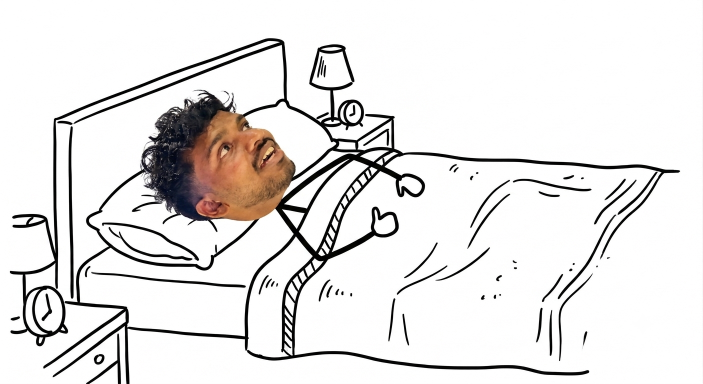
#> input picture sree.png, 1406 x 768 px (shown at 1/2 size)
$ python -i danish.py   (imports and definitions only)
#> lines starting #> are read from the running program, lines starting #| are printed output that depends on the picture; after the words box and inside, x2 and y2 are one past the last pixel; in counts of white or black regions, pixels touching at a corner belong together
import os
import sys
import math
import random
import numpy as np
import pygame
from PIL import Image

# --- BASE DIRECTORY (resolves files relative to danish.py) ---
BASE_DIR = os.path.dirname(os.path.abspath(__file__))


def asset_path(filename):
    return os.path.join(BASE_DIR, filename) if filename else ""


# --- WINDOW & GAMEPLAY SETTINGS ---
WIDTH, HEIGHT = 640, 760
FPS = 60
SPIT_SPEED = 14.0
SPIT_HIT_RADIUS = 34
SPIT_ANIM_DURATION = 0.28

# ==============================================================================
# PORTABLE ASSETS (all inside the same folder as danish.py)
# ==============================================================================
ASSETS = {
    "images": {
        "normal": asset_path("sree.png"),
        "spit": asset_path("sree.png"),
        "fallback_danish": asset_path("sree.png"),
        "mosquito": "",
        "spit_droplet": "",
        "splat": "",
        "background": "",
    },
    "sounds": {
        "spit": asset_path("odada.mp3"),
        "bite": asset_path("ayyo.mp3"),
        "buzz": "",       # Built-in realistic mosquito buzz
        "splat": "",      # Built-in cartoon splat
        "swat": "",       # Built-in swat whoosh
        "gameover": "",   # Built-in sad slide
        "combo": [],
    },
}
#> in load_image_asset, pil_img is the input picture: PIL image 1406x768 RGBA; mean R, G, B, A 230.1, 228.2, 227.2, 255

# Colors
BG_TOP = (245, 240, 225)
BG_BOTTOM = (218, 208, 184)
WHITE = (255, 255, 255)
BLACK = (25, 25, 28)
RED = (225, 55, 45)
GREEN = (55, 175, 75)
GOLD = (245, 190, 35)
SPIT_COLOR = (135, 225, 115)
SPIT_OUTLINE = (42, 115, 48)
MOSQUITO_BODY = (45, 40, 42)
WING_COLOR = (220, 240, 255, 170)


def _resample_lanczos():
    return getattr(getattr(Image, "Resampling", Image), "LANCZOS", Image.BICUBIC)


def remove_white_sticker_bg(pil_img, threshold=238):
    """Makes near-white sticker background pixels transparent and trims empty margins."""
#> called with threshold = 238
    rgba = pil_img.convert("RGBA")
    arr = np.array(rgba, dtype=np.uint8)
    r, g, b, a = arr[:, :, 0], arr[:, :, 1], arr[:, :, 2], arr[:, :, 3]
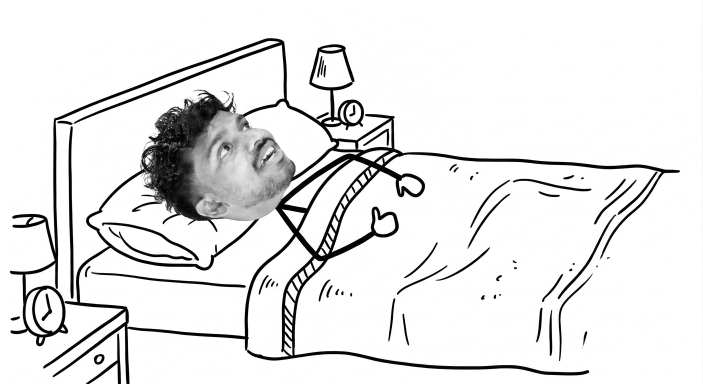
#> r: shape (768, 1406) (shown at 1/2 size); min 0, max 255, mean 230.1
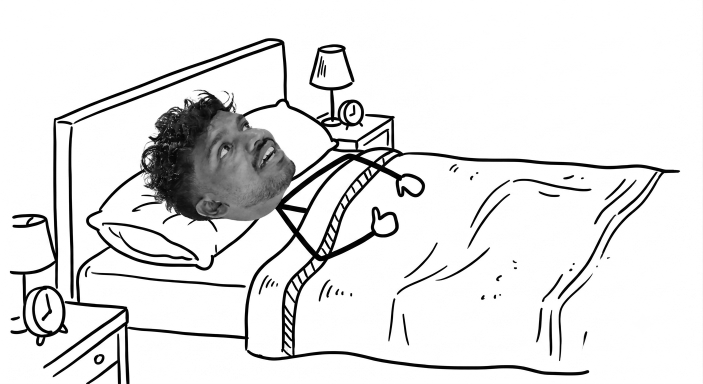
#> g: shape (768, 1406) (shown at 1/2 size); min 0, max 255, mean 228.2
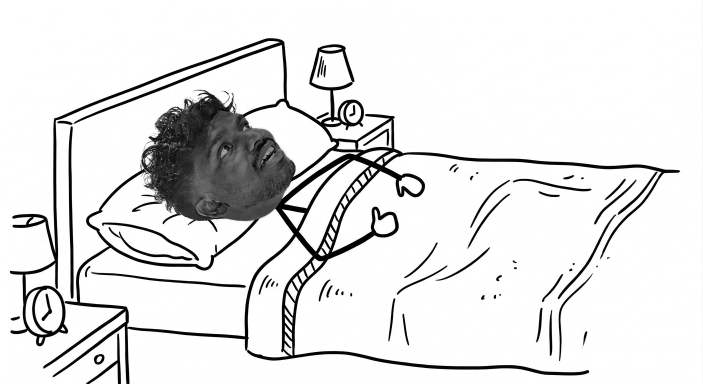
#> b: shape (768, 1406) (shown at 1/2 size); min 0, max 255, mean 227.2
#> a: shape (768, 1406); every value is 255
    near_white = (r >= threshold) & (g >= threshold) & (b >= threshold)
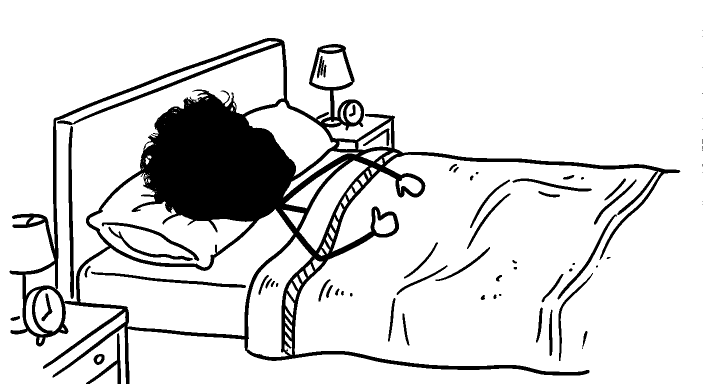
#> near_white: shape (768, 1406) bool (shown at 1/2 size); 86.6% white; 72 black regions (19 under 20 px), largest, box (x1, y1, x2, y2) and area: (19, 76, 1361, 768) 124680, (137, 252, 148, 598) 2367, (182, 543, 492, 576) 1746
    arr[:, :, 3] = np.where(near_white, 0, a)
    cleaned = Image.fromarray(arr, mode="RGBA")
    bbox = cleaned.getbbox()
#> bbox = (19, 60, 1406, 768)
    if bbox:
        cleaned = cleaned.crop(bbox)
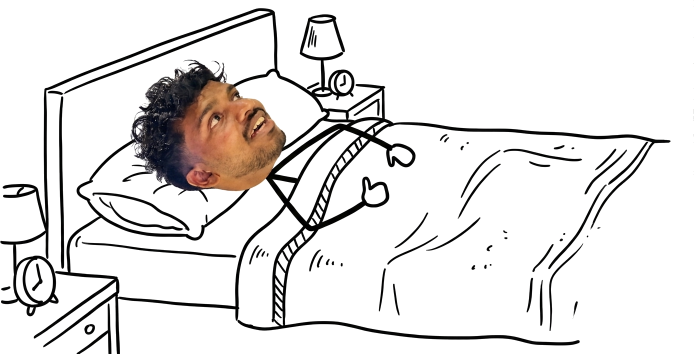
#> cleaned: PIL image 1387x708 RGBA (shown at 1/2 size); mean R, G, B, A 227.7, 225.6, 224.5, 37.7; transparent parts drawn white
    return cleaned


def load_image_asset(primary_path, fallback_path="", target_size=None, clean_white_bg=True):
    """Loads an image via Pillow if present, otherwise returns None."""
    chosen = ""
    if primary_path and os.path.exists(primary_path):
        chosen = primary_path
    elif fallback_path and os.path.exists(fallback_path):
        chosen = fallback_path

    if not chosen:
        return None

    try:
        pil_img = Image.open(chosen)
        if clean_white_bg:
            pil_img = remove_white_sticker_bg(pil_img)
        else:
            pil_img = pil_img.convert("RGBA")
        if target_size is not None:
            pil_img = pil_img.resize(target_size, _resample_lanczos())
        return pygame.image.fromstring(pil_img.tobytes(), pil_img.size, "RGBA").convert_alpha()
    except Exception as e:
        print(f"[!] Failed to load image '{chosen}' ({e}). Using fallback.")
        return None


# [5 lines left out: function make_default_danish_surface, not called in this run]


class SoundManager:
    """Loads custom audio files (including MP3/WAV/OGG) with procedural fallbacks."""
    # [42 lines left out: functions __init__, _try_load_file, not called in this run]

    def _load_sound(self, path, fallback_fn):
        loaded = self._try_load_file(path)
        return loaded if loaded is not None else fallback_fn()

    # [109 lines left out: functions _play_sfx, _to_sound, _make_realistic_buzz, _make_meme_spit, _make_meme_splat, _make_swat_whoosh and 4 more, not called in this run]

    def play_spit(self):
        self._play_sfx(self.spit_sound, volume=1.0)

    # [7 lines left out: function play_splat, not called in this run]

    def play_swat(self):
        self._play_sfx(self.swat_sound, volume=0.8)

    def play_bite(self):
        self._play_sfx(self.bite_sound, volume=1.0)

    def play_gameover(self):
        self._play_sfx(self.gameover_sound, volume=1.0)

    def stop_all(self):
        if self.enabled:
            pygame.mixer.stop()


# [12 lines left out: function draw_default_background, not called in this run]


class SpitProjectile:
    # [18 lines left out: functions __init__, update, not called in this run]

    def offscreen(self):
        return self.x < -40 or self.x > WIDTH + 40 or self.y < -40 or self.y > HEIGHT + 40

    # [18 lines left out: function draw, not called in this run]


class Mosquito:
    # [386 lines left out: functions __init__, update, draw, main, not called in this run]


# [2 lines not run here, left out]

>>> result = load_image_asset('sree.png')

$ run again, on danish_normal.png
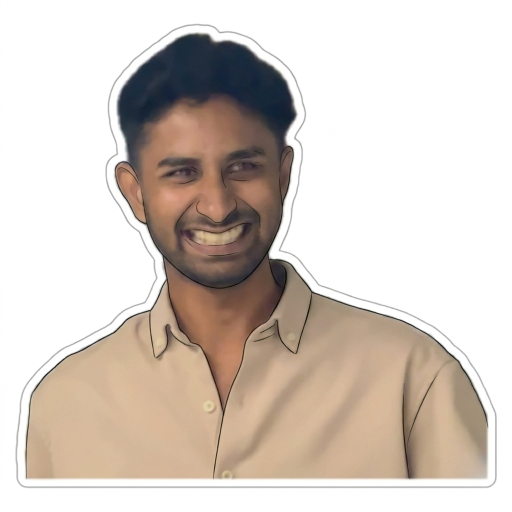
#> input picture danish_normal.png, 1024 x 1024 px (shown at 1/2 size)
#> in load_image_asset, pil_img is the input picture: PIL image 1024x1024 RGB; mean R, G, B 214.3, 204.1, 195.9
#> a: shape (1024, 1024); every value is 255
#> in remove_white_sticker_bg, `near_white = (r >= threshold) & (g >= threshold) & (b >= threshold)`:
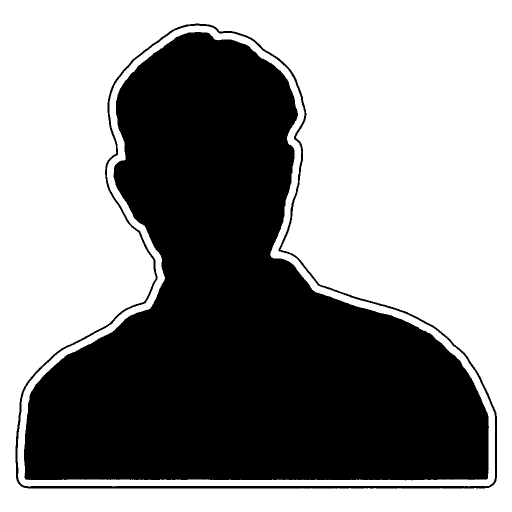
#> near_white: shape (1024, 1024) bool (shown at 1/2 size); 56% white; 2 black regions, box (x1, y1, x2, y2) and area: (48, 64, 978, 961) 447545, (31, 47, 994, 977) 14015
#> bbox = (31, 47, 994, 977)
#> in remove_white_sticker_bg, `cleaned = cleaned.crop(bbox)`:
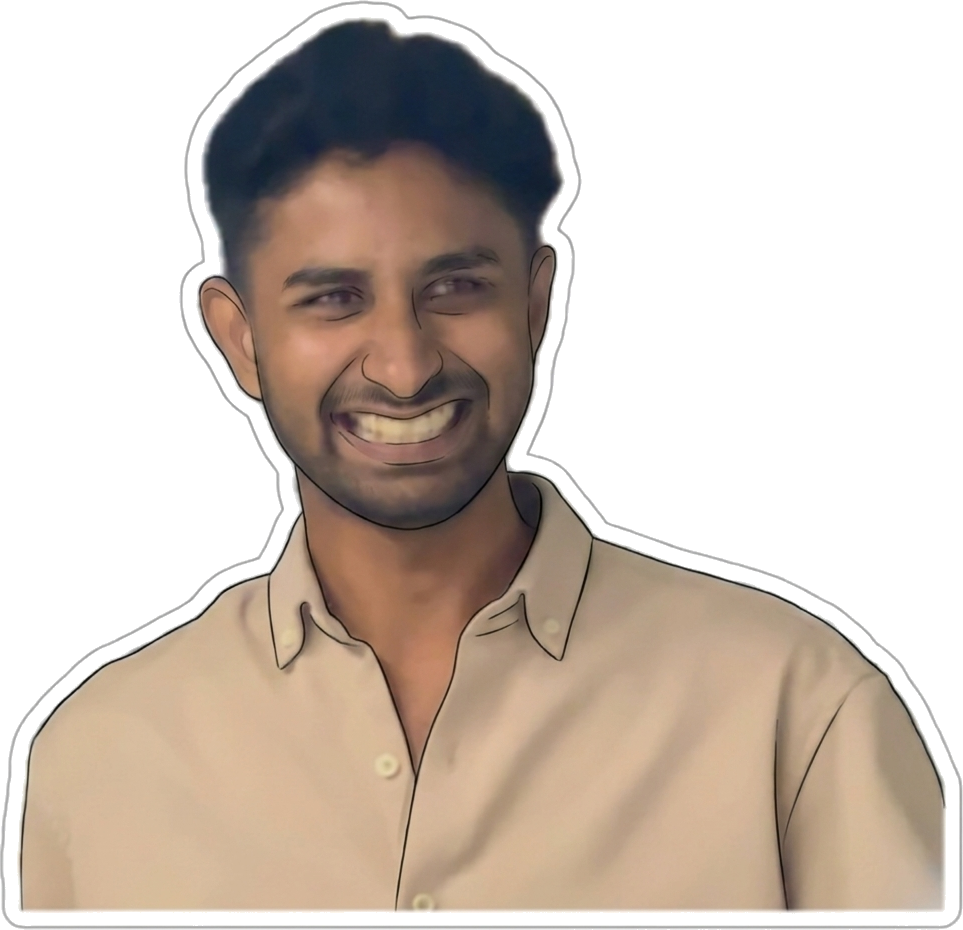
#> cleaned: PIL image 963x930 RGBA; mean R, G, B, A 207.3, 195.4, 185.8, 131.4; transparent parts drawn white

$ run again, on danish_spit.png
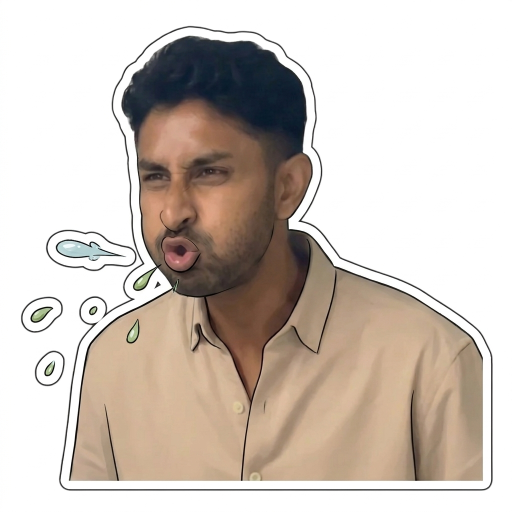
#> input picture danish_spit.png, 1024 x 1024 px (shown at 1/2 size)
#> in load_image_asset, pil_img is the input picture: PIL image 1024x1024 RGB; mean R, G, B 206.9, 196.6, 188.2
#> a: shape (1024, 1024); every value is 255
#> in remove_white_sticker_bg, `near_white = (r >= threshold) & (g >= threshold) & (b >= threshold)`:
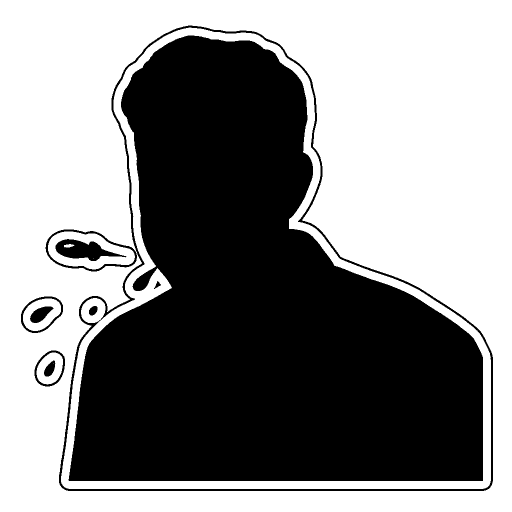
#> near_white: shape (1024, 1024) bool (shown at 1/2 size); 53.9% white; 10 black regions, largest, box (x1, y1, x2, y2) and area: (137, 71, 966, 962) 460873, (118, 51, 986, 982) 13752, (111, 478, 253, 522) 3166
#> bbox = (42, 51, 986, 982)
#> in remove_white_sticker_bg, `cleaned = cleaned.crop(bbox)`:
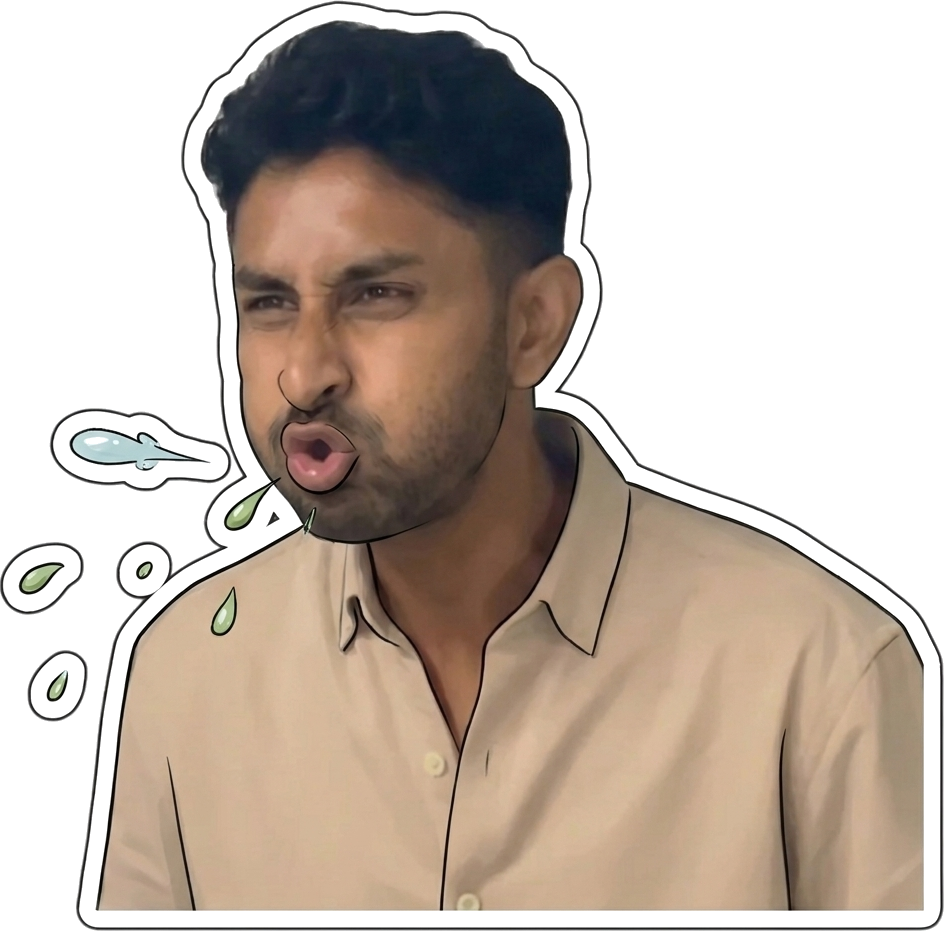
#> cleaned: PIL image 944x931 RGBA; mean R, G, B, A 197.6, 185.3, 175.3, 140.1; transparent parts drawn white
